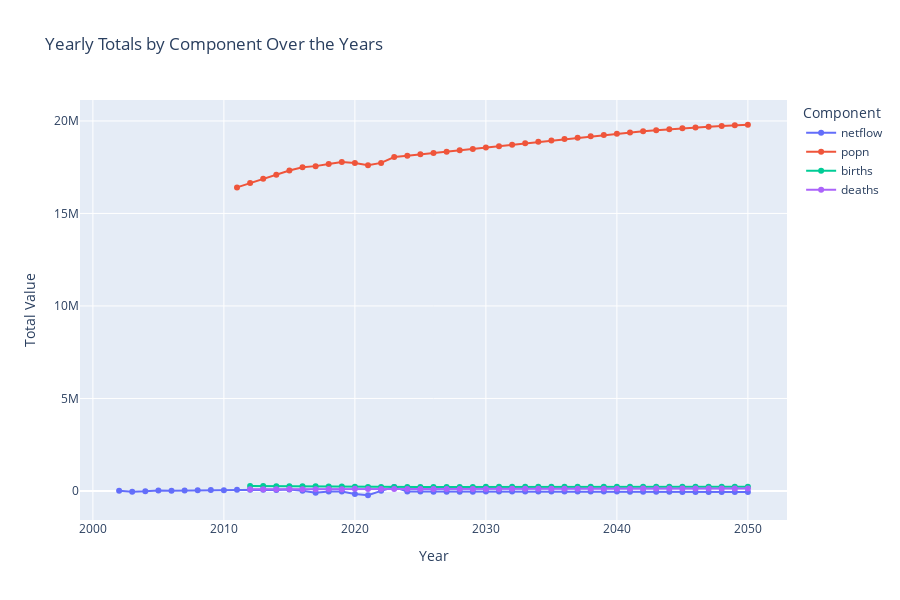

Here is the notebook cell this chart was saved with:
### Code cell
import plotly.express as px

# Assuming yearly_totals is already defined
# Print the DataFrame to confirm its structure
print("Yearly population totals by year and component:\n", yearly_totals)

# Create a bar graph using Plotly Express
fig = px.line(
    yearly_totals, 
    x='year', 
    y='value', 
    color='component', 
    markers=True,
    title="Yearly Totals by Component Over the Years",
    labels={'value': 'Total Value', 'year': 'Year'},
    
)

# Update layout for better appearance
fig.update_layout(
    xaxis_title='Year',
    yaxis_title='Total Value',
    legend_title='Component',
    width=900,
    height=600
)

# Show the figure
fig.show()

### Figure 1 — Plotly figure (JSON) as saved in the notebook; plotly's stock layout.template omitted (floating-point values rounded to 4 significant figures)
{"data": [{"hovertemplate": "component=netflow<br>Year=%{x}<br>Total Value=%{y}<extra></extra>", "legendgroup": "netflow", "line": {"color": "#636efa", "dash": "solid"}, "marker": {"symbol": "circle"}, "mode": "lines+markers", "name": "netflow", "orientation": "v", "showlegend": true, "type": "scatter", "x": [2002, 2003, 2004, 2005, 2006, 2007, 2008, 2009, 2010, 2011, 2012, 2013, 2014, 2015, 2016, 2017, 2018, 2019, 2020, 2021, 2022, 2023, 2024, 2025, 2026, 2027, 2028, 2029, 2030, 2031, 2032, 2033, 2034, 2035, 2036, 2037, 2038, 2039, 2040, 2041, 2042, 2043, 2044, 2045, 2046, 2047, 2048, 2049, 2050], "xaxis": "x", "y": [7037.0, -37020.0, -16400.0, 21800.0, 9229.0, 22646, 40470.0, 54730.0, 40209, 61220, 59000.0, 70500.0, 52940.0, 72610.0, 11220.0, -93470.0, -35372, -31920.0, -158700.0, -231600.0, 6569.0, 208700.0, -34660.0, -35600, -37461, -38760, -38490.0, -37090.0, -35100.0, -32890.0, -30670.0, -28850.0, -28160.0, -28660.0, -29400.0, -30320.0, -31628, -33375, -35391, -38460.0, -40910.0, -44380.0, -47640.0, -50480.0, -52920.0, -54740.0, -56090.0, -57070.0, -57730.0], "yaxis": "y"}, {"hovertemplate": "component=popn<br>Year=%{x}<br>Total Value=%{y}<extra></extra>", "legendgroup": "popn", "line": {"color": "#EF553B", "dash": "solid"}, "marker": {"symbol": "circle"}, "mode": "lines+markers", "name": "popn", "orientation": "v", "showlegend": true, "type": "scatter", "x": [2011, 2012, 2013, 2014, 2015, 2016, 2017, 2018, 2019, 2020, 2021, 2022, 2023, 2024, 2025, 2026, 2027, 2028, 2029, 2030, 2031, 2032, 2033, 2034, 2035, 2036, 2037, 2038, 2039, 2040, 2041, 2042, 2043, 2044, 2045, 2046, 2047, 2048, 2049, 2050], "xaxis": "x", "y": [16410000.0, 16640000.0, 16880000.0, 17090000.0, 17320000.0, 17494728, 17560000.0, 17670000.0, 17780000.0, 17730000.0, 17610000.0, 17732360, 18050000.0, 18120000.0, 18200000.0, 18270000.0, 18340000.0, 18410000.0, 18480000.0, 18560000.0, 18630000.0, 18711831, 18790000.0, 18870000.0, 18950000.0, 19020000.0, 19100000.0, 19170000.0, 19240000.0, 19310000.0, 19380000.0, 19440000.0, 19500000.0, 19550000.0, 19600000.0, 19650000.0, 19690000.0, 19730000.0, 19760000.0, 19790000.0], "yaxis": "y"}, {"hovertemplate": "component=births<br>Year=%{x}<br>Total Value=%{y}<extra></extra>", "legendgroup": "births", "line": {"color": "#00cc96", "dash": "solid"}, "marker": {"symbol": "circle"}, "mode": "lines+markers", "name": "births", "orientation": "v", "showlegend": true, "type": "scatter", "x": [2012, 2013, 2014, 2015, 2016, 2017, 2018, 2019, 2020, 2021, 2022, 2023, 2024, 2025, 2026, 2027, 2028, 2029, 2030, 2031, 2032, 2033, 2034, 2035, 2036, 2037, 2038, 2039, 2040, 2041, 2042, 2043, 2044, 2045, 2046, 2047, 2048, 2049, 2050], "xaxis": "x", "y": [268100.0, 262000.0, 255600.0, 257000.0, 259700.0, 254700.0, 247200.0, 238200.0, 231500.0, 219400.0, 219142, 212700.0, 217700.0, 218100.0, 218700.0, 219300.0, 220000.0, 220600.0, 221270, 221917, 222600.0, 223200.0, 224000.0, 224900.0, 225900.0, 227000.0, 228200.0, 229400.0, 230500.0, 231400.0, 232100.0, 232539, 232600.0, 232200.0, 231576, 230615, 229430, 228100.0, 226639], "yaxis": "y"}, {"hovertemplate": "component=deaths<br>Year=%{x}<br>Total Value=%{y}<extra></extra>", "legendgroup": "deaths", "line": {"color": "#ab63fa", "dash": "solid"}, "marker": {"symbol": "circle"}, "mode": "lines+markers", "name": "deaths", "orientation": "v", "showlegend": true, "type": "scatter", "x": [2012, 2013, 2014, 2015, 2016, 2017, 2018, 2019, 2020, 2021, 2022, 2023, 2024, 2025, 2026, 2027, 2028, 2029, 2030, 2031, 2032, 2033, 2034, 2035, 2036, 2037, 2038, 2039, 2040, 2041, 2042, 2043, 2044, 2045, 2046, 2047, 2048, 2049, 2050], "xaxis": "x", "y": [95110.0, 96140.0, 90880.0, 100300.0, 97000.0, 97660.0, 100829, 97080.0, 117600.0, 110100.0, 100700.0, 106900.0, 107200.0, 107500.0, 108000.0, 108700.0, 109600.0, 110600.0, 111600.0, 112600.0, 113800.0, 115300.0, 116800.0, 118200.0, 119800.0, 121700.0, 123000.0, 124200.0, 125270, 126300.0, 127400.0, 128600.0, 129800.0, 131000.0, 132400.0, 133722, 135100.0, 136500.0, 137900.0], "yaxis": "y"}], "layout": {"height": 600, "legend": {"title": {"text": "Component"}, "tracegroupgap": 0}, "title": {"text": "Yearly Totals by Component Over the Years"}, "width": 900, "xaxis": {"anchor": "y", "domain": [0, 1], "title": {"text": "Year"}}, "yaxis": {"anchor": "x", "domain": [0, 1], "title": {"text": "Total Value"}}}}
